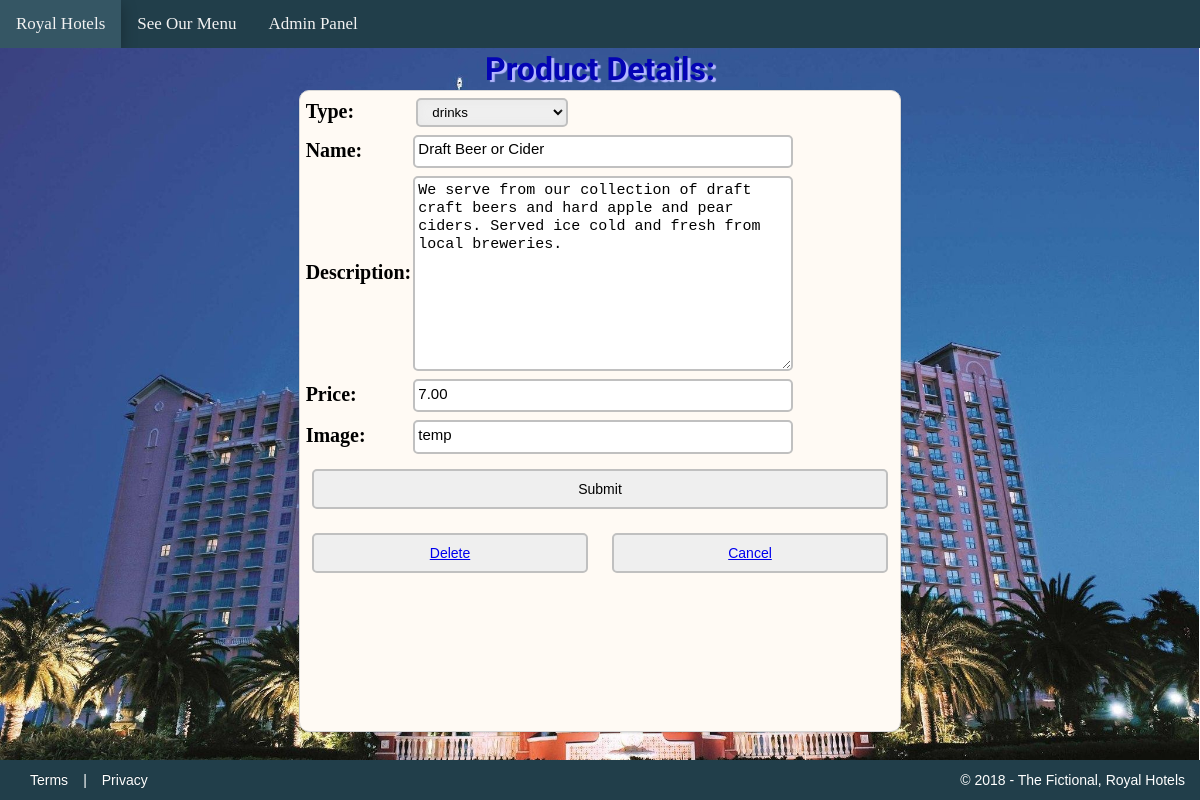
/10/details/, run on the app's committed database.
### products/models.py (models this page shows, shortened)
class Product(models.Model):
    type = models.CharField(max_length=60, choices=TYPE_CHOICES)
    name = models.CharField(max_length=60, default="", blank=True, null=False)
    description = models.TextField(max_length= 300, default="", blank=True)
    price = models.DecimalField(default=0.00, max_digits=100000, decimal_places=2)
    image = models.CharField(max_length=255, default='', blank=True)
    objects = models.Manager()

### products/views.py (the view)
# urls.py: path('<int:pk>/details/', views.details, name="details"),
def details(request, pk):
    pk = int(pk)
    item = get_object_or_404(Product, pk=pk)
    form = ProductForm(data=request.POST or None, instance=item)
    if request.method == 'POST':
        if form.is_valid():
            form2 = form.save(commit=False)
            form2.save()
            return redirect('admin_console')
        else:
            print(form.errors)
    else:
        return render(request, 'products/present_product.html', {'form': form})

### products/forms.py
class ProductForm(ModelForm):
    class Meta:
        model = Product
        fields = '__all__'

### products/templates/products/present_product.html (shortened to what this page needs)
{% extends 'base.html' %}
{% block header %}Product Details:{% endblock %}
{% block content %}
<div class="admin_panel">
    <form name="productForm" method="POST" action="../details/">
        <table>
            {{ form.as_table }}
        </table>
        <div class="frmBtn_container">
            <input type="submit">
            <div class="frmBtn_container">
                <button class="btn"><a href="../{{ form.pk}}delete/">Delete</a></button>
                <button class="btn"><a href="{% url 'admin_console' %}">Cancel</a></button>
            </div>
        </div>
    </form>
</div>
{% endblock %}

### assets/css/layout.css (style rules this page uses)
* { margin: 0; }
html { background-color: lightblue; }
body { position: relative; overflow: hidden; }
html, body { height: 100%; margin: 0; padding: 0; }
.admin_panel { margin: 0 auto; width: 50%; height: 80%; background-color: #fffaf4; border: 1px solid #d6d6d6; box-shadow: 0 1px 2px rgba(0,0,0,0.15); transition: all 0.3s ease-in-out; border-radius: 10px; transition: 0.3s; }
.frmBtn_container { display: flex; flex-wrap: wrap; align-items: center; width: 100%; }
.btn { flex-grow: 2; justify-content: center; text-align: center; display: inline-block; width: 150px; margin: 2% 2% 2% 2%; color: black; padding: 10px 0px; text-decoration: none; font-size: 14px; -webkit-transition-duration: 0.4s; transition-duration: 0.4s; cursor: pointer; border: 2px solid silver; border-radius: 5px; }
input[type="submit"] { flex-grow: 1; width: 10%; justify-content: center; text-align: center; display: inline-block; margin: 2% 2% 2% 2%; color: black; padding: 9px 0px 9px 0px; text-decoration: none; font-size: 14px; -webkit-transition-duration: 0.4s; transition-duration: 0.4s; cursor: pointer; border: 2px solid silver; border-radius: 5px; }
select { padding: 4px 10px; width: 40%; display: inline-block; margin: 1% 0% 0 1%; border: 2px solid silver; border-radius: 5px; box-shadow: 0 0 10px #E8E8E8 inset; }
input, textarea { width: 100%; margin: 1% 0 0 0; padding: 1% 0 2% 1%; line-height: 18px; font-size: 15px; border-radius: 5px; border: 2px solid silver; }
label { display: inline-block; width: 95%; text-align: left; margin: 1% 0 0 0; color: black; line-height: 18px; font-size: 20px; }
.bg_img { background-color: lightblue; background-image: url('/static/images/hotel_img3.jpg'); background-size: cover; background-attachment:fixed; background-position: center; position: relative; -webkit-background-size: cover; -moz-background-size: cover; -o-background-size: cover; background-size: cover; }

### data on the page
Product: type "drinks", name "Draft Beer or Cider", description "We serve from our collection of draft craft beers and hard apple and pear ciders. Served ice cold and fresh from local breweries.", price "7.00", image "temp"
